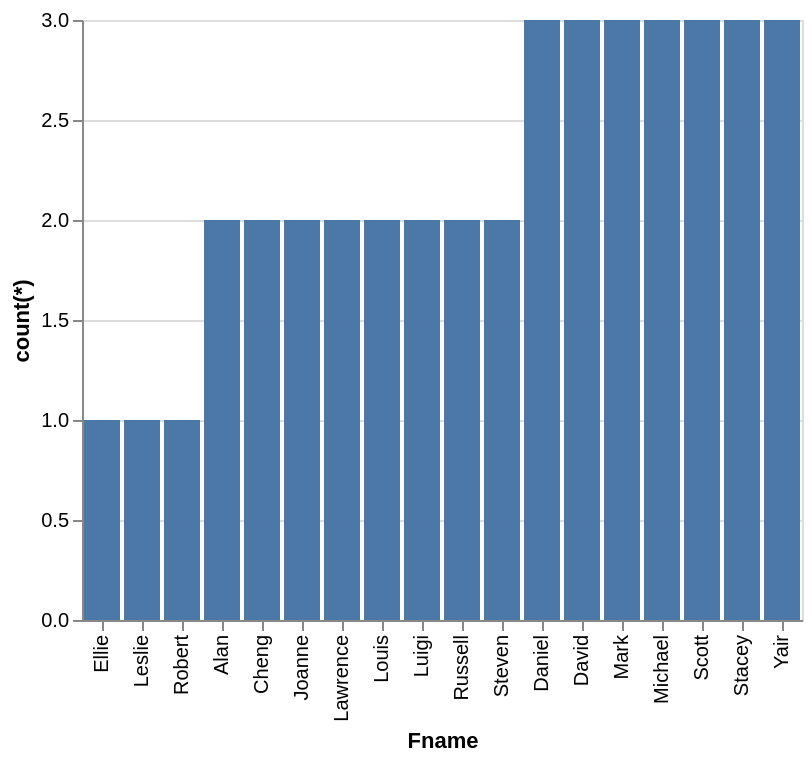

Write the Vega-Lite specification saved for this chart.
### Vega-Lite specification from a JSON file in a GitHub repository (floating-point values rounded to 4 significant figures)
{"data": {"values": [{"x_data": "Ellie", "y_data": 1}, {"x_data": "Leslie", "y_data": 1}, {"x_data": "Robert", "y_data": 1}, {"x_data": "Alan", "y_data": 2}, {"x_data": "Cheng", "y_data": 2}, {"x_data": "Joanne", "y_data": 2}, {"x_data": "Lawrence", "y_data": 2}, {"x_data": "Louis", "y_data": 2}, {"x_data": "Luigi", "y_data": 2}, {"x_data": "Russell", "y_data": 2}, {"x_data": "Steven", "y_data": 2}, {"x_data": "Daniel", "y_data": 3}, {"x_data": "David", "y_data": 3}, {"x_data": "Mark", "y_data": 3}, {"x_data": "Michael", "y_data": 3}, {"x_data": "Scott", "y_data": 3}, {"x_data": "Stacey", "y_data": 3}, {"x_data": "Yair", "y_data": 3}]}, "mark": "bar", "encoding": {"x": {"field": "x_data", "type": "nominal", "title": "Fname", "sort": {"op": "sum", "field": "y_data", "order": "ascending"}}, "y": {"field": "y_data", "type": "quantitative", "title": "count(*)"}}}
